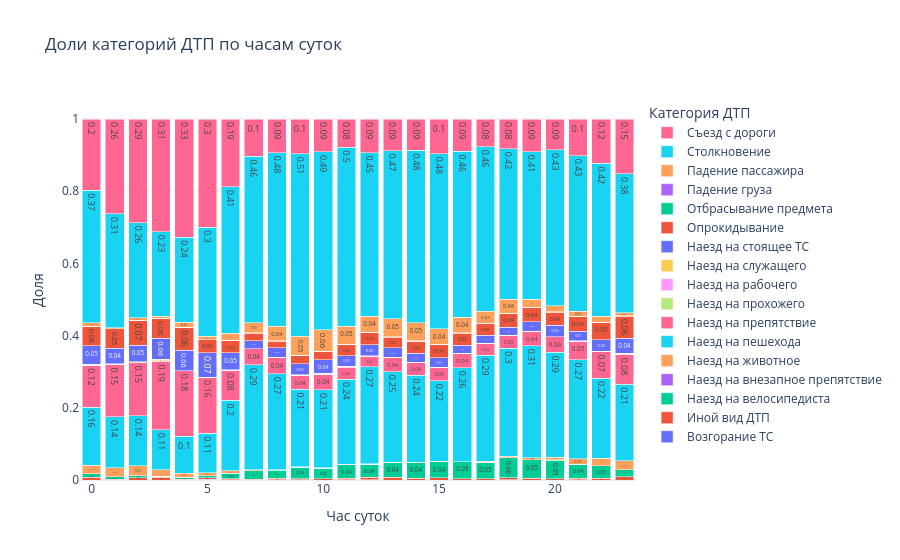

The notebook cell saved with this chart:
### Markdown cell above
Из интересного:
- на животных наезжают в основном ночью,  а на стоящие ТС - стабильно все 24 часа.
- велосипедстам и пешеходам нужно быть аккуратнее в светлое время суток - интересно было бы сравнить долю аварий к количеству машин на дороге, чтобы понять, корреляция прямая или на самом деле обратная.
- на количество съездов с дороги также не сильно влияет время суток.

### Code cell
# Таблица сопряжённости с долями
stacked_data = accidents.pivot_table(
    index='hour',
    columns='category',
    values='accident_id',
    aggfunc='count'
).fillna(0)
# Нормализация по строкам (доли)
stacked_data = stacked_data.div(stacked_data.sum(axis=1), axis=0)

# Построение stacked bar chart
fig = go.Figure()

# Добавляем по одной полосе для каждой категории
for category in stacked_data.columns:
    fig.add_trace(go.Bar(
        x=stacked_data.index,
        y=stacked_data[category],
        name=category,
        text=stacked_data[category].round(2),  # Показываем значения с 2 знаками
        textposition='inside'
    ))

# Настраиваем макет
fig.update_layout(
    barmode='stack',  # Режим наложения полос
    title='Доли категорий ДТП по часам суток',
    xaxis_title='Час суток',
    yaxis_title='Доля',
    legend_title='Категория ДТП',
    # legend=dict(x=1.05, y=1, xanchor='left', yanchor='top'),
    template='plotly_white',

)

# Показываем график
fig.show()
